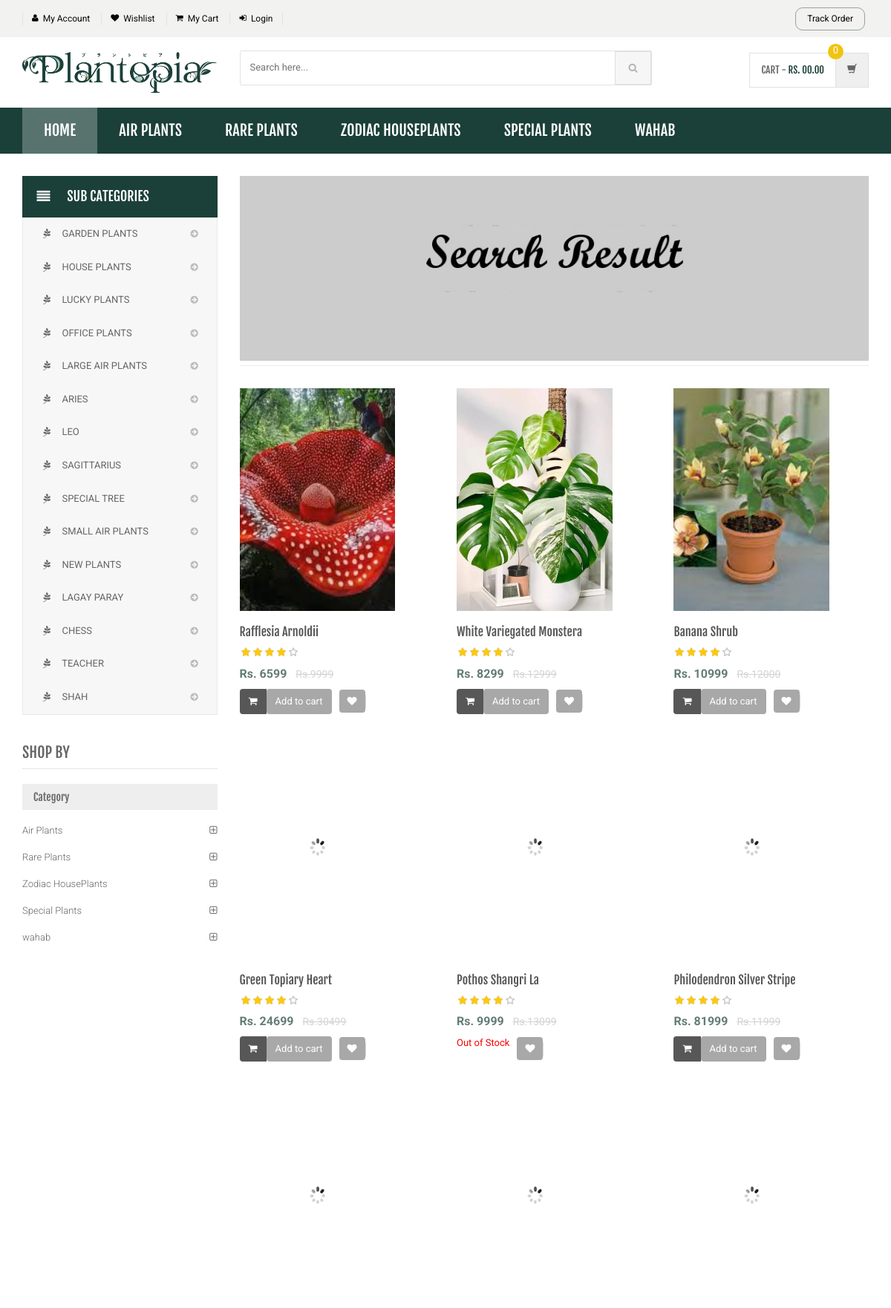
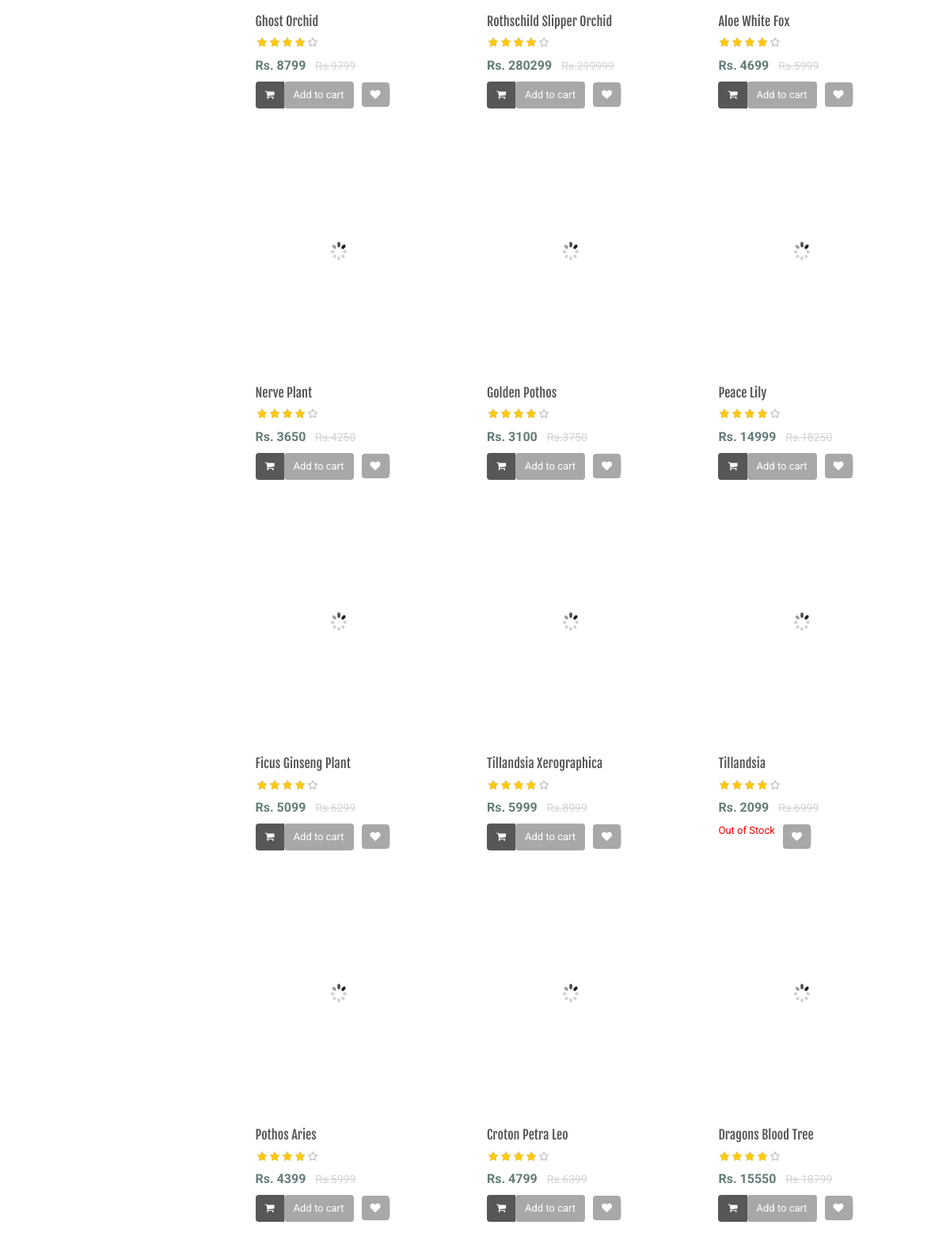
/shopping/search-result.php (upper part), run on the app's committed database (2 pictures, top to bottom).
### tables this page shows
CREATE TABLE `category` (
  `id` int(11) NOT NULL,
  `categoryName` varchar(255) DEFAULT NULL,
  `categoryDescription` longtext DEFAULT NULL,
  `creationDate` timestamp NOT NULL DEFAULT current_timestamp(),
  `updationDate` varchar(255) DEFAULT NULL
);

CREATE TABLE `subcategory` (
  `id` int(11) NOT NULL,
  `categoryid` int(11) DEFAULT NULL,
  `subcategory` varchar(255) DEFAULT NULL,
  `creationDate` timestamp NULL DEFAULT current_timestamp(),
  `updationDate` varchar(255) DEFAULT NULL
);

CREATE TABLE `products` (
  `id` int(11) NOT NULL,
  `category` int(11) NOT NULL,
  `subCategory` int(11) DEFAULT NULL,
  `productName` varchar(255) DEFAULT NULL,
  `productCompany` varchar(255) DEFAULT NULL,
  `productPrice` int(11) DEFAULT NULL,
  `productPriceBeforeDiscount` int(11) DEFAULT NULL,
  `productDescription` longtext DEFAULT NULL,
  `productImage1` varchar(255) DEFAULT NULL,
  `productImage2` varchar(255) DEFAULT NULL,
  `productImage3` varchar(255) DEFAULT NULL,
  `shippingCharge` int(11) DEFAULT NULL,
  `productAvailability` varchar(255) DEFAULT NULL,
  `postingDate` timestamp NULL DEFAULT current_timestamp(),
  `updationDate` varchar(255) DEFAULT NULL
);

### shopping/search-result.php (the view, shortened to what this page needs)
<?php
include('includes/config.php');
$find="%{$_POST['product']}%";
?>
<!DOCTYPE html>
<html lang="en">
	<head>
	    <link rel="stylesheet" href="assets/css/bootstrap.min.css">
	    <link rel="stylesheet" href="assets/css/main.css">
	    <link rel="stylesheet" href="assets/css/green.css">
	    <link rel="stylesheet" href="assets/css/owl.carousel.css">
		<link rel="stylesheet" href="assets/css/owl.transitions.css">
		<link href="assets/css/lightbox.css" rel="stylesheet">
		<link rel="stylesheet" href="assets/css/animate.min.css">
		<link rel="stylesheet" href="assets/css/rateit.css">
		<link rel="stylesheet" href="assets/css/bootstrap-select.min.css">
		<link rel="stylesheet" href="assets/css/config.css">
		<link href="assets/css/green.css" rel="alternate stylesheet" title="Green color">
		<link href="assets/css/blue.css" rel="alternate stylesheet" title="Blue color">
		<link href="assets/css/red.css" rel="alternate stylesheet" title="Red color">
		<link href="assets/css/orange.css" rel="alternate stylesheet" title="Orange color">
		<link href="assets/css/dark-green.css" rel="alternate stylesheet" title="Darkgreen color">
		<link rel="stylesheet" href="assets/css/font-awesome.min.css">
	</head>
    <body class="cnt-home">
<header class="header-style-1">
<?php include('includes/top-header.php');?>
<?php include('includes/main-header.php');?>
<?php include('includes/menu-bar.php');?>
</header>
<div class="body-content outer-top-xs">
	<div class='container'>
		<div class='row outer-bottom-sm'>
			<div class='col-md-3 sidebar'>
<div class="side-menu animate-dropdown outer-bottom-xs">
<div class="side-menu animate-dropdown outer-bottom-xs">
    <div class="head"><i class="icon fa fa-align-justify fa-fw"></i>Sub Categories</div>
    <nav class="yamm megamenu-horizontal" role="navigation">
        <ul class="nav">
            <li class="dropdown menu-item">
              <?php $sql=mysqli_query($con,"select id,subcategory  from subcategory");
while($row=mysqli_fetch_array($sql))
{
    ?>
                <a href="sub-category.php?scid=<?php echo $row['id'];?>" class="dropdown-toggle"><i class="fa fa-pagelines" style="    margin-inline: 12px;"></i>
                <?php echo $row['subcategory'];?></a>
                <?php }?>
</li>
</ul>
    </nav>
</div>
</div>
	            <div class="sidebar-module-container">
	            	<h3 class="section-title">shop by</h3>
	            	<div class="sidebar-filter">
<div class="sidebar-widget wow fadeInUp outer-bottom-xs ">
	<div class="widget-header m-t-20">
		<h4 class="widget-title">Category</h4>
	</div>
	<div class="sidebar-widget-body m-t-10">
	         <?php $sql=mysqli_query($con,"select id,categoryName  from category");
while($row=mysqli_fetch_array($sql))
{
    ?>
		<div class="accordion">
	    	<div class="accordion-group">
	            <div class="accordion-heading">
	                <a href="category.php?cid=<?php echo $row['id'];?>"  class="accordion-toggle collapsed">
	                   <?php echo $row['categoryName'];?>
	                </a>
	            </div>
	        </div>
	    </div>
	    <?php } ?>
	</div>
</div>
	            	</div>
	            </div>
            </div>
			<div class='col-md-9'>
	<div id="category" class="category-carousel hidden-xs">
		<div class="item">
			<div class="image">
				<img src="assets/images/banners/cat-banner-3.jpg" alt="" class="img-responsive">
			</div>
		</div>
</div>
				<div class="search-result-container">
					<div id="myTabContent" class="tab-content">
						<div class="tab-pane active " id="grid-container">
							<div class="category-product  inner-top-vs">
								<div class="row">
			<?php
$ret=mysqli_query($con,"select * from products where productName like '$find'");
$num=mysqli_num_rows($ret);
if($num>0)
{
while ($row=mysqli_fetch_array($ret))
{?>
		<div class="col-sm-6 col-md-4 wow fadeInUp">
			<div class="products">
	<div class="product">
		<div class="product-image">
			<div class="image">
				<a href="product-details.php?pid=<?php echo htmlentities($row['id']);?>"><img  src="assets/images/blank.gif" data-echo="admin/productimages/<?php echo htmlentities($row['id']);?>/<?php echo htmlentities($row['productImage1']);?>" alt="" width="200" height="300" class="images-i"></a>
			</div>
		</div>
		<div class="product-info text-left">
			<h3 class="name"><a href="product-details.php?pid=<?php echo htmlentities($row['id']);?>"><?php echo htmlentities($row['productName']);?></a></h3>
			<div class="rating rateit-small"></div>
			<div class="product-price">
				<span class="price">
					Rs. <?php echo htmlentities($row['productPrice']);?>			</span>
										     <span class="price-before-discount">Rs.<?php echo htmlentities($row['productPriceBeforeDiscount']);?></span>
			</div>
		</div>
					<div class="cart clearfix animate-effect">
				<div class="action">
					<ul class="list-unstyled">
						<li class="add-cart-button btn-group">
					<?php if($row['productAvailability']=='In Stock'){?>
										<button class="btn btn-primary icon" data-toggle="dropdown" type="button">
								<i class="fa fa-shopping-cart"></i>
							</button>
							<a href="category.php?page=product&action=add&id=<?php echo $row['id']; ?>">
							<button class="btn btn-primary" type="button">Add to cart</button></a>
								<?php } else {?>
							<div class="action" style="color:red">Out of Stock</div>
					<?php } ?>
						</li>
		                <li class="lnk wishlist">
							<a class="add-to-cart" href="category.php?pid=<?php echo htmlentities($row['id'])?>&&action=wishlist" title="Wishlist">
								 <i class="icon fa fa-heart"></i>
							</a>
						</li>
					</ul>
				</div>
			</div>
			</div>
			</div>
		</div>
	  <?php } } else {?>
		<div class="col-sm-6 col-md-4 wow fadeInUp"> <h3>No Product Found</h3>
		</div>
<?php } ?>
										</div>
							</div>
						</div>
				</div>
			</div>
		</div></div>
</div>
</div>
</body>
</html>

### shopping/includes/menu-bar.php (shortened to what this page needs)
<div class="header-nav animate-dropdown">
    <div class="container">
        <div class="yamm navbar navbar-default" role="navigation">
            <div class="nav-bg-class">
                <div class="navbar-collapse collapse" id="mc-horizontal-menu-collapse">
	<div class="nav-outer">
		<ul class="nav navbar-nav">
			<li class="active dropdown yamm-fw">
				<a href="index.php" data-hover="dropdown" class="dropdown-toggle">Home</a>
			</li>
              <?php $sql=mysqli_query($con,"select id,categoryName  from category limit 6");
while($row=mysqli_fetch_array($sql))
{
    ?>
			<li class="dropdown yamm">
				<a href="category.php?cid=<?php echo $row['id'];?>"> <?php echo $row['categoryName'];?></a>
			</li>
			<?php } ?>
		</ul>
		<div class="clearfix"></div>
	</div>
</div>
            </div>
        </div>
    </div>
</div>

### shopping/assets/css/green.css (style rules this page uses)
a { color: #abd07e; }
.header-style-1 .header-nav { background: #1b4039; }
.cnt-home .header-style-1 .header-nav .navbar .navbar-nav > li.active { background: #ffffff44; }
.product .product-info .product-price .price { color: #1b4039af; }
.sidebar .sidebar-module-container .sidebar-widget .sidebar-widget-body .accordion .accordion-group .accordion-heading .accordion-toggle, .sidebar .sidebar-module-container .sidebar-widget .sidebar-widget-body .accordion .accordion-group .accordion-heading .accordion-toggle:hover, .sidebar .sidebar-module-container .sidebar-widget .sidebar-widget-body .accordion .accordion-group .accordion-heading .accordion-toggle:focus, .sidebar .sidebar-module-container .sidebar-widget .sidebar-widget-body .accordion .accordion-group .accordion-heading .accordion-toggle:after { color: #abd07e; }

### shopping/assets/css/lightbox.css (style rules this page uses)
body:after { content: url(../images/close.png) url(../images/loading.gif) url(../images/prev.png) url(../images/next.png); display: none; }

### shopping/assets/css/rateit.css (style rules this page uses)
.rateit { display: -moz-inline-box; display: inline-block; position: relative; -webkit-user-select: none; -khtml-user-select: none; -moz-user-select: none; -o-user-select: none; -ms-user-select: none; user-select: none; -webkit-touch-callout: none; }

### shopping/assets/css/blue.css (style rules this page uses)
a { color: #3498db; }
.header-style-1 .header-nav { background: #3498db; }
.cnt-home .header-style-1 .header-nav .navbar .navbar-nav > li.active { background: #1d6ca1; }
.product .product-info .product-price .price { color: #3498db; }
.sidebar .sidebar-module-container .sidebar-widget .sidebar-widget-body .accordion .accordion-group .accordion-heading .accordion-toggle, .sidebar .sidebar-module-container .sidebar-widget .sidebar-widget-body .accordion .accordion-group .accordion-heading .accordion-toggle:hover, .sidebar .sidebar-module-container .sidebar-widget .sidebar-widget-body .accordion .accordion-group .accordion-heading .accordion-toggle:focus, .sidebar .sidebar-module-container .sidebar-widget .sidebar-widget-body .accordion .accordion-group .accordion-heading .accordion-toggle:after { color: #3498db; }

### shopping/assets/css/red.css (style rules this page uses)
a { color: #ff6c6c; }
.header-style-1 .header-nav { background: #ff6c6c; }
.cnt-home .header-style-1 .header-nav .navbar .navbar-nav > li.active { background: #ff1a1a; }
.product .product-info .product-price .price { color: #ff6c6c; }
.sidebar .sidebar-module-container .sidebar-widget .sidebar-widget-body .accordion .accordion-group .accordion-heading .accordion-toggle, .sidebar .sidebar-module-container .sidebar-widget .sidebar-widget-body .accordion .accordion-group .accordion-heading .accordion-toggle:hover, .sidebar .sidebar-module-container .sidebar-widget .sidebar-widget-body .accordion .accordion-group .accordion-heading .accordion-toggle:focus, .sidebar .sidebar-module-container .sidebar-widget .sidebar-widget-body .accordion .accordion-group .accordion-heading .accordion-toggle:after { color: #ff6c6c; }

### shopping/assets/css/orange.css (style rules this page uses)
a { color: #f39c12; }
.header-style-1 .header-nav { background: #f39c12; }
.cnt-home .header-style-1 .header-nav .navbar .navbar-nav > li.active { background: #ab6c09; }
.product .product-info .product-price .price { color: #f39c12; }
.sidebar .sidebar-module-container .sidebar-widget .sidebar-widget-body .accordion .accordion-group .accordion-heading .accordion-toggle, .sidebar .sidebar-module-container .sidebar-widget .sidebar-widget-body .accordion .accordion-group .accordion-heading .accordion-toggle:hover, .sidebar .sidebar-module-container .sidebar-widget .sidebar-widget-body .accordion .accordion-group .accordion-heading .accordion-toggle:focus, .sidebar .sidebar-module-container .sidebar-widget .sidebar-widget-body .accordion .accordion-group .accordion-heading .accordion-toggle:after { color: #f39c12; }

### data on the page
category: categoryName "AIR PLANTS", categoryName "Air Plants"
category: categoryName "RARE PLANTS", categoryName "Rare Plants"
category: categoryName "ZODIAC HOUSEPLANTS", categoryName "Zodiac HousePlants"
category: categoryName "SPECIAL PLANTS", categoryName "Special Plants"
category: categoryName "WAHAB", categoryName "wahab"
subcategory: subcategory "GARDEN PLANTS"
subcategory: subcategory "HOUSE PLANTS"
subcategory: subcategory "LUCKY PLANTS"
subcategory: subcategory "OFFICE PLANTS"
subcategory: subcategory "LARGE AIR PLANTS"
subcategory: subcategory "ARIES"
subcategory: subcategory "LEO"
subcategory: subcategory "SAGITTARIUS"
subcategory: subcategory "SPECIAL TREE"
subcategory: subcategory "SMALL AIR PLANTS"
subcategory: subcategory "NEW PLANTS"
subcategory: subcategory "LAGAY PARAY"
subcategory: subcategory "CHESS"
subcategory: subcategory "TEACHER"
subcategory: subcategory "SHAH"
products: productImage1 (picture), productName "Rafflesia Arnoldii", productPrice "6599", productPriceBeforeDiscount "9999"
products: productImage1 (picture), productName "White Variegated Monstera", productPrice "8299", productPriceBeforeDiscount "12999"
products: productImage1 (picture), productName "Banana Shrub", productPrice "10999", productPriceBeforeDiscount "12000"
products: productName "Green Topiary Heart", productPrice "24699", productPriceBeforeDiscount "30499"
products: productName "Pothos Shangri La", productPrice "9999", productPriceBeforeDiscount "13099", productAvailability "Out of Stock"
products: productName "Philodendron Silver Stripe", productPrice "81999", productPriceBeforeDiscount "11999"
products: productName "Ghost Orchid", productPrice "8799", productPriceBeforeDiscount "9799"
products: productName "Rothschild Slipper Orchid", productPrice "280299", productPriceBeforeDiscount "299999"
products: productName "Aloe White Fox", productPrice "4699", productPriceBeforeDiscount "5999"
products: productName "Nerve Plant", productPrice "3650", productPriceBeforeDiscount "4250"
products: productName "Golden Pothos", productPrice "3100", productPriceBeforeDiscount "3750"
products: productName "Peace Lily", productPrice "14999", productPriceBeforeDiscount "18250"
products: productName "Ficus Ginseng Plant", productPrice "5099", productPriceBeforeDiscount "6299"
products: productName "Tillandsia Xerographica", productPrice "5999", productPriceBeforeDiscount "8999"
products: productName "Tillandsia", productPrice "2099", productPriceBeforeDiscount "6999", productAvailability "Out of Stock"
products: productName "Pothos Aries", productPrice "4399", productPriceBeforeDiscount "5999"
products: productName "Croton Petra Leo", productPrice "4799", productPriceBeforeDiscount "6399"
products: productName "Dragons Blood Tree", productPrice "15550", productPriceBeforeDiscount "18799"
